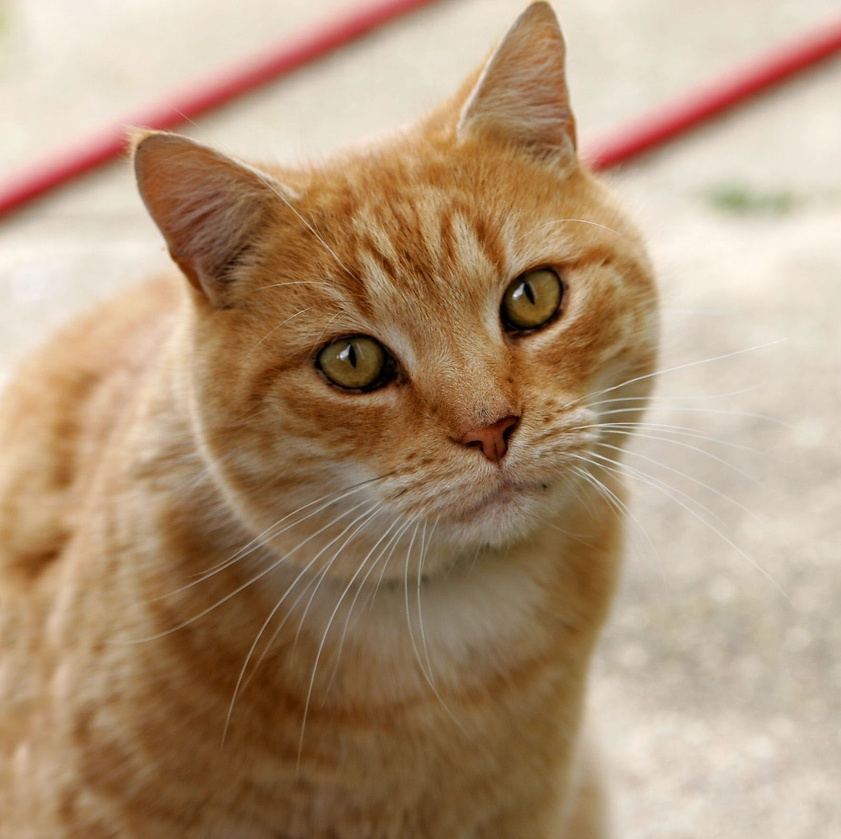
#> input picture CHAPTER05/images/flip_test.jpg, 841 x 839 px, shrunk from 1600 x 1598 before the run
$ python 01.mat_array.py
#> lines starting #> are read from the running program, lines starting #| are printed output that depends on the picture
import cv2

image = cv2.imread("images/flip_test.jpg", cv2.IMREAD_COLOR)
#> image is the input picture: shape (839, 841, 3); mean B, G, R 120.7, 148.8, 175.9
if image is None: raise Exception("영상파일 읽기 오류 발생")

x_axis = cv2.flip(image, 0)
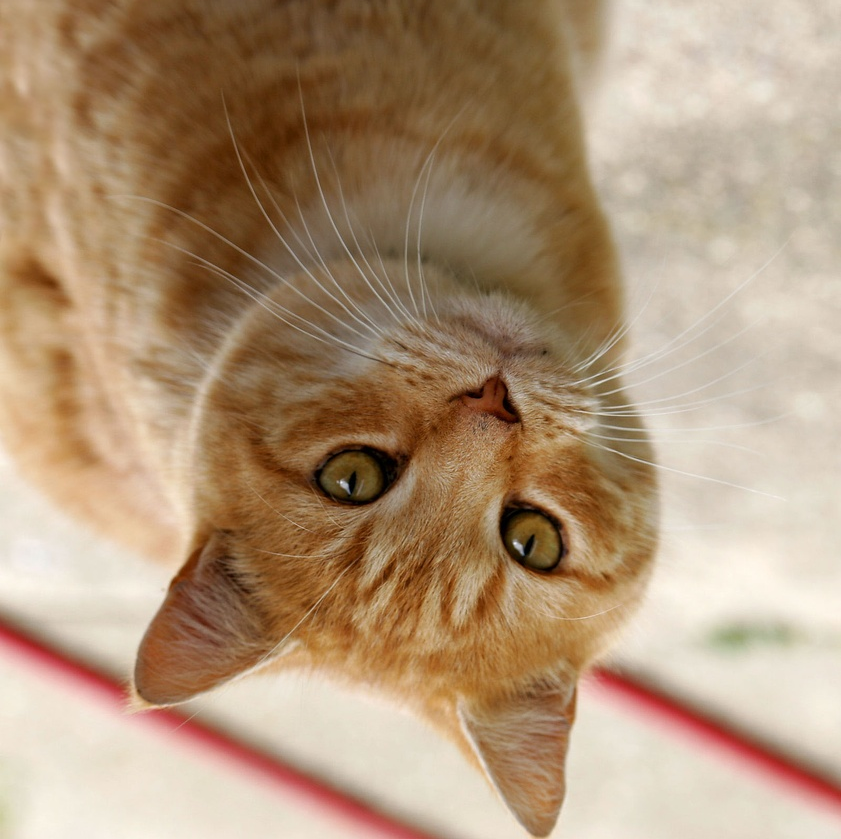
#> x_axis: shape (839, 841, 3); mean B, G, R 120.7, 148.8, 175.9
y_axis = cv2.flip(image, 1)
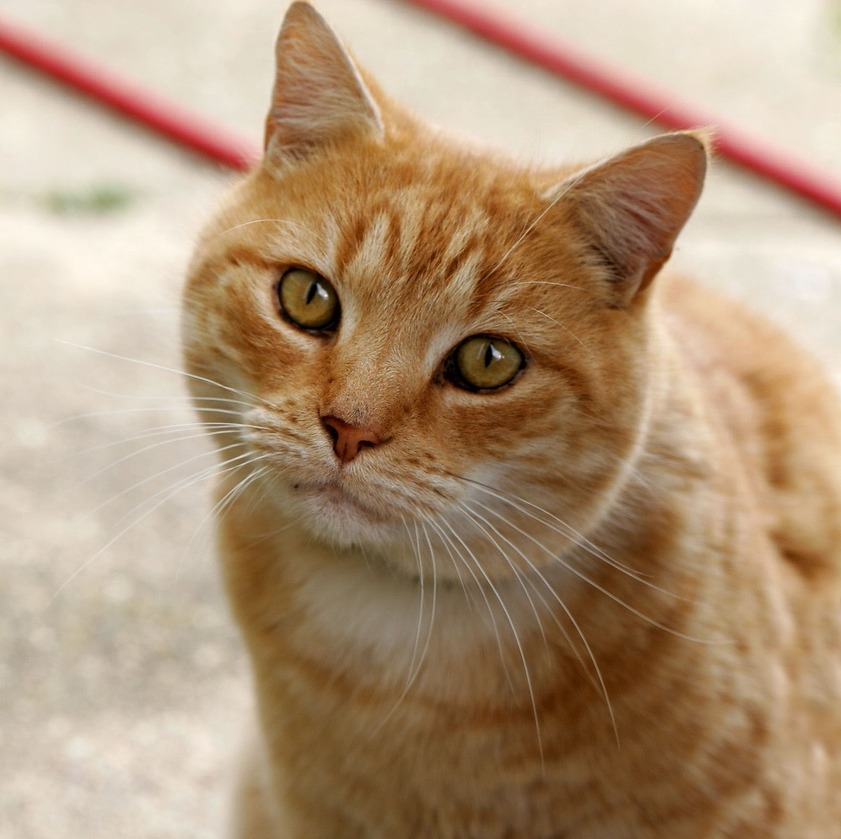
#> y_axis: shape (839, 841, 3); mean B, G, R 120.7, 148.8, 175.9
xy_axis = cv2.flip(image, -1)
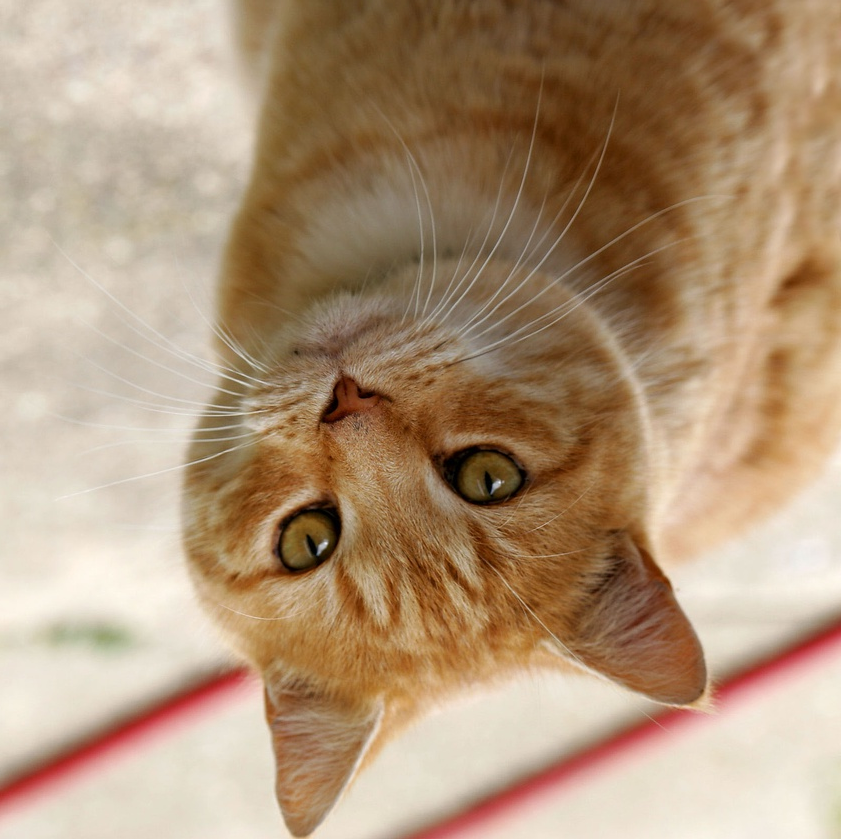
#> xy_axis: shape (839, 841, 3); mean B, G, R 120.7, 148.8, 175.9
rep_image = cv2.repeat(image, 1, 2)
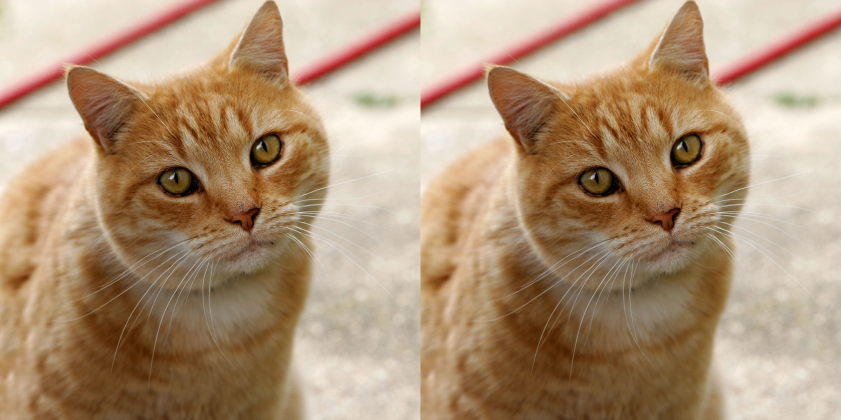
#> rep_image: shape (839, 1682, 3) (shown at 1/2 size); mean B, G, R 120.7, 148.8, 175.9
trans_image = cv2.transpose(image)
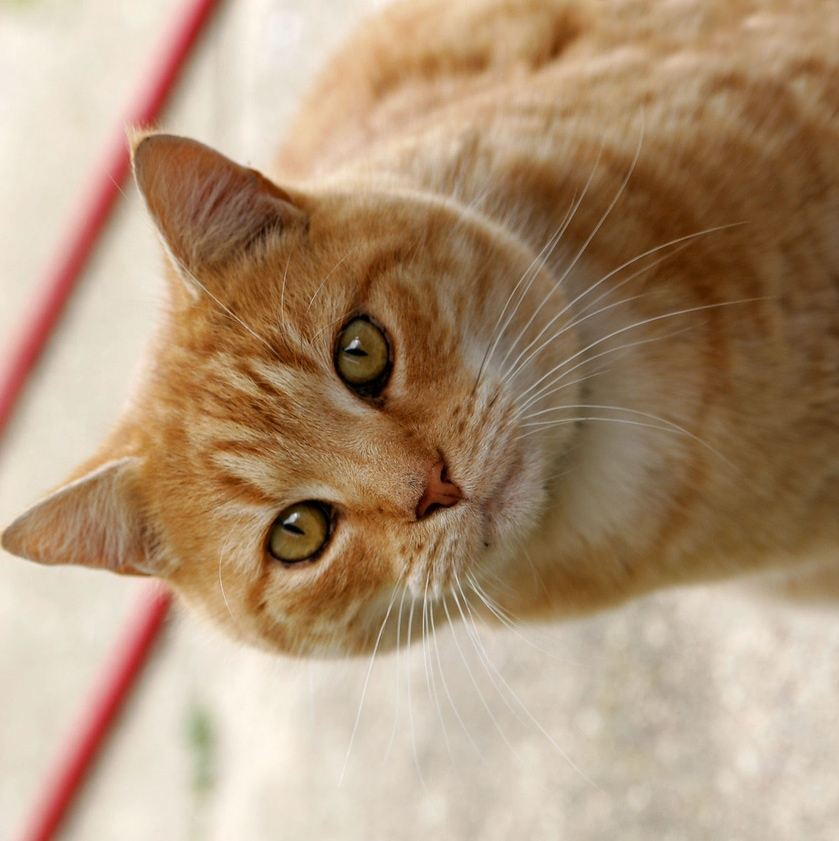
#> trans_image: shape (841, 839, 3); mean B, G, R 120.7, 148.8, 175.9

## 각 행렬을 영상으로 표시
titles = ['image', 'x_axis', 'y_axis', 'xy_axis', 'rep_image', 'trans_image']
for title in titles:
    cv2.imshow(title, eval(title))
cv2.waitKey(0)

$ run again, with CHAPTER05/images/abs_test1.jpg copied over CHAPTER05/images/flip_test.jpg
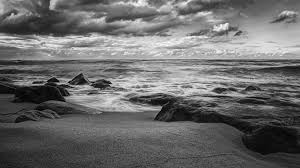
#> input picture CHAPTER05/images/abs_test1.jpg, 300 x 168 px
#> image is the input picture: shape (168, 300, 3); min 0, max 255, mean 106.7
#> `rep_image = cv2.repeat(image, 1, 2)`:
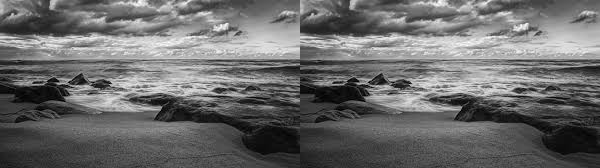
#> rep_image: shape (168, 600, 3); min 0, max 255, mean 106.7
#> `trans_image = cv2.transpose(image)`:
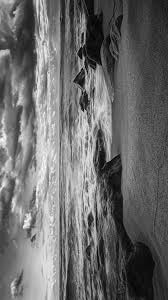
#> trans_image: shape (300, 168, 3); min 0, max 255, mean 106.7

$ run again, with CHAPTER05/images/abs_test2.jpg copied over CHAPTER05/images/flip_test.jpg
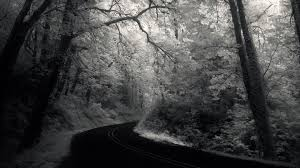
#> input picture CHAPTER05/images/abs_test2.jpg, 300 x 168 px
#> image is the input picture: shape (168, 300, 3); mean B, G, R 68.5, 68.6, 68.4
#> `rep_image = cv2.repeat(image, 1, 2)`:
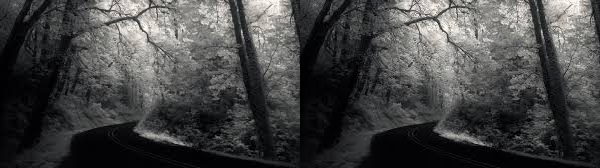
#> rep_image: shape (168, 600, 3); mean B, G, R 68.5, 68.6, 68.4
#> `trans_image = cv2.transpose(image)`:
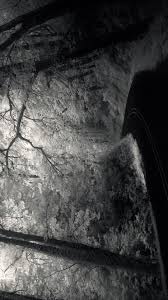
#> trans_image: shape (300, 168, 3); mean B, G, R 68.5, 68.6, 68.4
